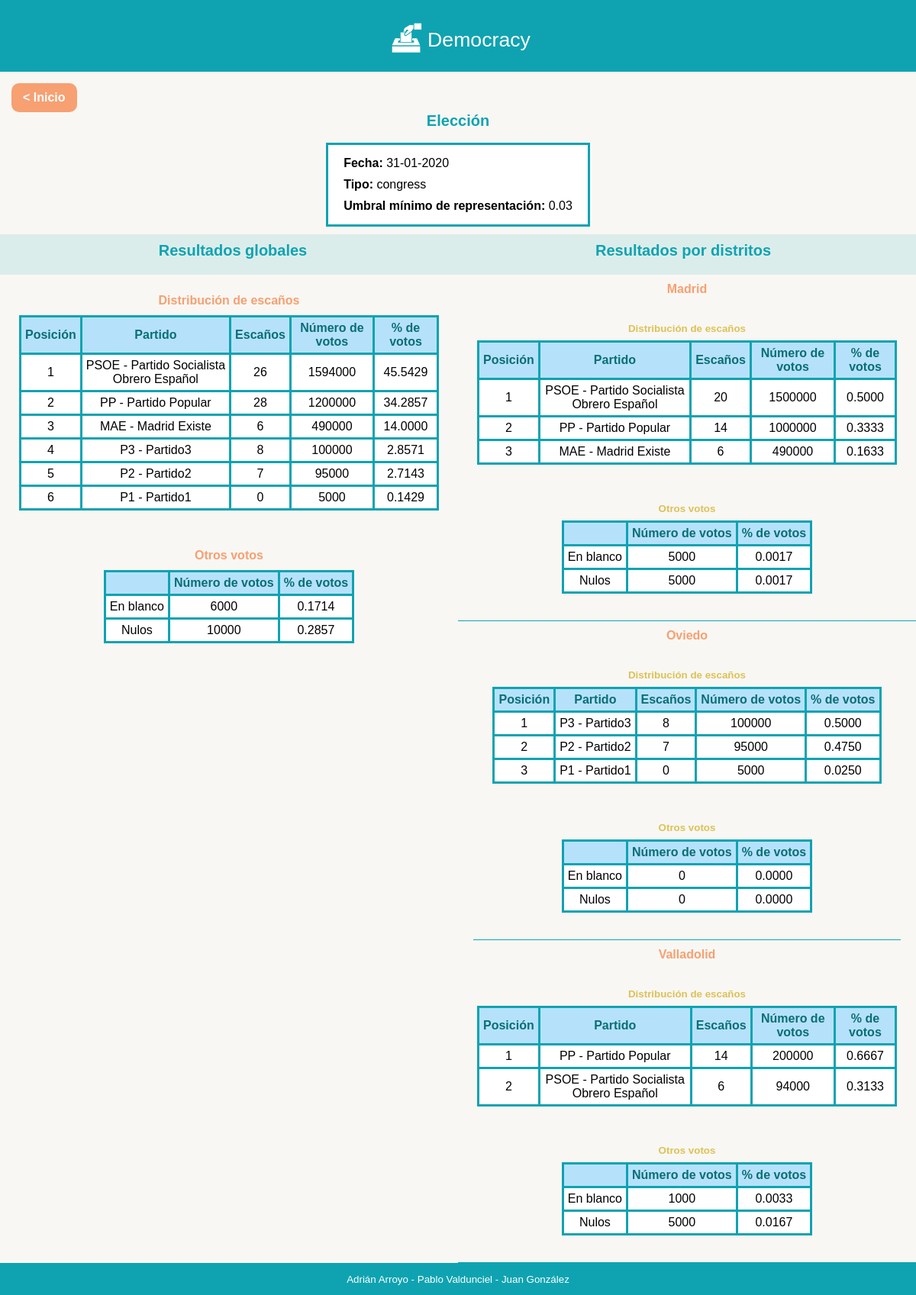
The app's page /results/40/ with its own data.
### main/models/election.py (models this page shows, shortened)
class Election(models.Model):
    date = models.DateField()
    min_votes_threshold = models.FloatField(validators=[MinValueValidator(limit_value=0.0),
                                                        MaxValueValidator(limit_value=100.0)])
    type = models.ForeignKey(ElectionType, on_delete=models.CASCADE)
    device = models.ForeignKey(Device, on_delete=models.CASCADE)
    def get_date(self):
        return self.date
    def get_min_votes_threshold(self):
        return self.min_votes_threshold
    def get_type(self):
        return self.type.get_name()

### main/models/election_type.py (models this page shows, shortened)
class ElectionType(models.Model):
    name = models.CharField(max_length=20, validators=[RegexValidator(regex=r"^([a-z]|[A-Z]){1,20}$",
                                                                      message="ElectionType's name can contain only alphabetic characters")])
    def get_name(self):
        return self.name

### main/models/candidature.py (models this page shows, shortened)
class Candidature(models.Model):
    abrv_name = models.CharField(max_length=10, validators=[RegexValidator(regex=r"^([a-z]|[A-Z]){1}(\w){0,5}$",
                                                                           message="Candidature's abvr_name format error")])
    name = models.CharField(max_length=120, validators=[RegexValidator(regex=r"^([a-z]|[A-Z]){1}(\w){0,69}$",
                                                                       message="Candidature's name format error")])
    votes = models.PositiveIntegerField()
    district = models.ForeignKey(District, on_delete=models.CASCADE)
    def get_name(self):
        return self.name
    def get_abrv_name(self):
        return self.abrv_name
    def get_votes(self):
        return self.votes

### main/models/district.py (models this page shows, shortened)
class District(models.Model):
    name = models.CharField(max_length=120, validators=[RegexValidator(regex=r"^([a-z]|[A-Z]){1,120}$",
                                                                      message="District's name format error")])
    registered_voters = models.PositiveIntegerField()
    num_representatives = models.PositiveIntegerField()
    blank_votes = models.PositiveIntegerField()
    void_votes = models.PositiveIntegerField()
    election = models.ForeignKey(Election, on_delete=models.CASCADE)
    def get_id(self):
        return self.id
    def get_name(self):
        return self.name
    def get_num_representatives(self):
        return self.num_representatives
    def get_blank_votes(self):
        return self.blank_votes
    def get_void_votes(self):
        return self.void_votes

### main/views/results.py (the view)
# urls.py: path('results/<int:election>/', ResultsView.as_view(), name="results"),
class ResultsView(TemplateView):
    template_name = "results/base_results.html"
    def get_context_data(self, *args, **kwargs):
        context = super().get_context_data(*args, **kwargs)
        election_pk = context['election']
        election_service = ElectionService()
        results = election_service.get_seat_distribution(election_pk=election_pk)
        context["results"] = results
        return context

### main/services/district_service.py (called while the page is built)
	def get_candidatures(self, district_pk):
		candidatures = Candidature.objects.filter(district = district_pk)
		return candidatures

### main/services/election_service.py (called while the page is built)
    def get_districts(self, election_pk):
        districts = District.objects.filter(election=election_pk)
        return districts

### main/templates/results/base_results.html
{% extends "base/base.html" %}
{%block content %}
<div id="results-content">
    <div class="redirect_index_container">
        <a href="/" class="base_button orange">
            < Inicio
        </a>
    </div>
    <div id="results-content-body">
        <div class="election-data-container">
            <h1>Elección</h1>
            <ul>
                <li><b>Fecha: </b>{{results.election.date|date:"d-m-Y"}}</li>
                <li><b>Tipo: </b> {{results.election.type}}</li>
                <li><b>Umbral mínimo de representación: </b>{{results.election.min_votes_threshold|floatformat:2}}</li>
            </ul>
        </div>
        <div id="headers-container">
            <h1>Resultados globales</h1>
            {% if results.districts|length  > 1 %}
            <h1>Resultados por distritos</h1>
            {% endif %}
        </div>
        <div id="results-container">
            <div id="global-results-container">
                <div class="democracy-table-container">
                    <h2>Distribución de escaños</h2>
                    <table>
                        <thead>
                            <tr>
                                <th>Posición</th>
                                <th>Partido</th>
                                <th>Escaños</th>
                                <th>Número de votos</th>
                                <th>% de votos</th>
                            </tr>
                        </thead>
                        <tbody>
                            {%for candidature in results.global.candidatures %}
                            <tr>
                                <td>{{forloop.counter}}</td>
                                <td>{{candidature.abrv_name}} - {{candidature.name}}</td>
                                <td>{{candidature.seats}}</td>
                                <td>{{candidature.votes}}</td>
                                <td>{{candidature.votes_percentage|floatformat:4}}</td>
                            </tr>
                            {% endfor %}
                        </tbody>
                    </table>
                </div>
                <div class="democracy-table-container">
                    <h2>Otros votos</h2>
                    <table>
                        <thead>
                            <tr>
                                <th></th>
                                <th>Número de votos</th>
                                <th>% de votos</th>
                            </tr>
                        </thead>
                        <tbody>
                            <tr>
                                <td>En blanco</td>
                                <td>{{results.global.special_votes.blank}}</td>
                                <td>{{results.global.special_votes.blank_percentage|floatformat:4}}</td>
                            </tr>
                            <tr>
                                <td>Nulos</td>
                                <td>{{results.global.special_votes.void}}</td>
                                <td>{{results.global.special_votes.void_percentage|floatformat:4}}</td>
                            </tr>
                        </tbody>
                    </table>
                </div>
            </div>
            {% if results.districts|length  > 1 %}
            <div id="district-results-container">
                {%for district in results.districts %}
                <div class="district-container">
                    <h2>{{district.name}}</h2>
                    <div class="democracy-table-container">
                        <h3>Distribución de escaños</h3>
                        <table>
                            <thead>
                                <tr>
                                    <th>Posición</th>
                                    <th>Partido</th>
                                    <th>Escaños</th>
                                    <th>Número de votos</th>
                                    <th>% de votos</th>
                                </tr>
                            </thead>
                            <tbody>
                                {%for candidature in district.candidatures %}
                                <tr>
                                    <td>{{forloop.counter}}</td>
                                    <td>{{candidature.abrv_name}} - {{candidature.name}}</td>
                                    <td>{{candidature.seats}}</td>
                                    <td>{{candidature.votes}}</td>
                                    <td>{{candidature.votes_percentage|floatformat:4}}</td>
                                </tr>
                                {% endfor %}
                            </tbody>
                        </table>
                    </div>
                    <div class="democracy-table-container">
                        <h3>Otros votos</h3>
                        <table>
                            <tr>
                                <th></th>
                                <th>Número de votos</th>
                                <th>% de votos</th>
                            </tr>
                            <tr>
                                <td>En blanco</td>
                                <td>{{district.special_votes.blank}}</td>
                                <td>{{district.special_votes.blank_percentage|floatformat:4}}</td>
                            </tr>
                            <tr>
                                <td>Nulos</td>
                                <td>{{district.special_votes.void}}</td>
                                <td>{{district.special_votes.void_percentage|floatformat:4}}</td>
                            </tr>
                        </table>
                    </div>
                </div>
                {% endfor %}
            </div>
            {%endif %}
        </div>
    </div>
</div>
{%endblock content %}

### main/templates/base/base.html (shortened to what this page needs)
{% load static %}
<!DOCTYPE html>
<html lang="es">
    <head>
            <link rel="stylesheet" type="text/css" href="{% static 'styles/base/base.css'%}?{% now "U" %}">
            <link rel="stylesheet" type="text/css" href="{% static 'styles/base/buttons.css'%}?{% now "U" %}">
            <link rel="stylesheet" type="text/css" href="{% static 'styles/base/labels.css'%}?{% now "U" %}b ">
            <link rel="stylesheet" type="text/css" href="{% static 'styles/base/tables.css'%}?{% now "U" %}">
            <link rel="stylesheet" type="text/css" href="{% static 'styles/base/forms.css'%}?{% now "U" %}">
            <link rel="stylesheet" type="text/css" href="{% static 'styles/base/text.css'%}?{% now "U" %}b ">
            <link rel="stylesheet" type="text/css" href="{% static 'styles/base/scrollbars.css'%}?{% now "U" %}b ">
            <link rel="stylesheet" type="text/css" href="{% static 'styles/base/dialog.css'%}?{% now "U" %}">
            <link rel="stylesheet" type="text/css" href="{% static 'styles/index/base_index.css'%}?{% now "U" %}b ">
            <link rel="stylesheet" type="text/css" href="{% static 'styles/index/election_history.css'%}?{% now "U" %}b ">
            <link rel="stylesheet" type="text/css" href="{% static 'styles/index/election_builder.css'%}?{% now "U" %}b ">
            <link rel="stylesheet" type="text/css" href="{% static 'styles/results/base_results.css'%}?{% now "U" %}b ">
            <link rel="stylesheet" type="text/css" href="{% static 'styles/configuration/base_configuration.css'%}?{% now "U" %}b ">
    </head>
    <body>
        <header >
            <img src="/main/static/photos/urna.png"/>
            <p>Democracy</p>
        </header>
        <main>
            <section id="block_content">
                {% block content %}{% endblock %}
            </section>
        </main>
        <footer>
           <p> Adrián Arroyo - Pablo Valdunciel - Juan González</p>
        </footer>
    </body>
</html>

### main/static/styles/base/base.css (style rules this page uses)
* { font-family: 'Gill Sans', 'Gill Sans MT', Calibri, 'Trebuchet MS', sans-serif; }
html { height: 100%; }
body { height: 100%; display: flex; flex-flow: column; flex-wrap: nowrap; margin: 0; overflow: hidden; }
header { display:flex; justify-content: center; align-content: center; align-items: center; background-color: #0FA3B1; min-height: 80px; padding-top: 10px; }
header img { width: 55px; height: auto; }
header p { color:white; font-size: 20pt; }
main { flex:1; display: flex; flex-flow: row; overflow: hidden; background: #F9F7F3; }
main section#block_content { flex:1; height: 100%; display: flex; flex-flow: column; justify-content: flex-start; align-content: center; overflow: hidden; }
.redirect_index_container { display: flex; align-content: center; justify-content: flex-start; padding: 15px 0 0 15px ; }
footer { display:flex; justify-content: center; align-content: center; background-color: #0FA3B1; }
footer p { color:white; font-size: 10pt; }

### main/static/styles/base/buttons.css (style rules this page uses)
.base_button { background-color: rgb(112, 184, 218); border: none; border-radius: 10px; color: white; padding: 10px 15px; text-align: center; text-decoration: none; display: inline-block; font-size: 16px; font-weight: bold; cursor: pointer; }
.base_button.orange { background-color: #F7A072; }

### main/static/styles/base/tables.css (style rules this page uses)
.democracy-table-container { display: flex; flex-flow: column; justify-content: center; align-items: center; align-content: center; margin: 0; padding: 25px; }
.democracy-table-container table { overflow: hidden; }
.democracy-table-container table, .democracy-table-container th, .democracy-table-container td { background-color: white; border-collapse: collapse; border: 3px solid #0FA3B1; }
.democracy-table-container th, .democracy-table-container td { padding: 5px; text-align: center; }
.democracy-table-container th { color: rgb(9, 110, 119) ; background-color: #B5E2FA ; }
.democracy-table-container tbody { overflow-y: auto; }
.election-data-container { display: flex; flex-flow: column; justify-content: flex-start; align-items: center; align-content: center; margin: 0 0 10px 0 ; }
.election-data-container ul { background-color: white; list-style-type: none; border: 3px solid #0FA3B1; margin: 5px 0 0 0; padding: 10px; }
.election-data-container li { margin: 0; padding: 5px 10px; }

### main/static/styles/base/text.css (style rules this page uses)
h1 { color: #0FA3B1; font-size: 15pt; font-weight: bold; margin:0px; margin-bottom: 12px; text-align: center; }
h2 { color: #F7A072 ; font-size: 12pt; font-weight: bold; margin:0px; margin-bottom: 10px; text-align: center; }
h3 { color: rgba(212, 179, 45, 0.788); font-size: 10pt; font-weight: bold; margin: 0; margin-bottom: 8px; text-align: center; }

### main/static/styles/results/base_results.css (style rules this page uses)
#results-content { flex:1; display:flex; flex-flow: column; justify-content: flex-start; align-content: center; overflow-y: auto; overflow-x: hidden; }
#results-content-body { flex:1; display:flex; flex-flow: column; justify-content: flex-start; }
#results-container { flex: 1; display: flex; flex-flow: row; }
#headers-container { display: flex; flex-flow: row; background-color: rgba(15, 163, 177, 0.127); padding: 10px; align-items: center; }
#headers-container h1 { flex: 1; margin: 0px; }
#global-results-container { flex: 1; display: flex; flex-flow: column; flex-wrap: nowrap; justify-content: flex-start; align-content: flex-start; align-items: center; margin: 0; border-top: 10px solid rgba(15, 163, 177, 0.127); }
#district-results-container { flex: 1; display: flex; flex-flow: column; flex-wrap: nowrap; justify-content: flex-start; align-content: flex-start; align-items: center; margin: 0; border-top: 10px solid rgba(15, 163, 177, 0.127); }
.district-container { flex: 1; display: flex; flex-flow: column; border-bottom: 1px solid #0FA3B1 ; padding: 10px 0; }

### records on screen
Election: election "31-01-2020", election.min_votes_threshold "0.03"
ElectionType: election.type "congress"
Candidature: abrv_name "PSOE", name "Partido Socialista Obrero Español", abrv_name "PSOE", name "Partido Socialista Obrero Español"
Candidature: abrv_name "PP", name "Partido Popular", abrv_name "PP", name "Partido Popular"
Candidature: abrv_name "MAE", name "Madrid Existe", abrv_name "MAE", name "Madrid Existe"
Candidature: abrv_name "P3", name "Partido3", abrv_name "P3", name "Partido3"
Candidature: abrv_name "P2", name "Partido2", abrv_name "P2", name "Partido2"
Candidature: abrv_name "P1", name "Partido1", abrv_name "P1", name "Partido1"
District: name "Madrid"
District: name "Oviedo"
District: name "Valladolid"
Candidature: abrv_name "PP", name "Partido Popular"
Candidature: abrv_name "PSOE", name "Partido Socialista Obrero Español"

### other values on screen
{{ candidature.seats }} "26" "28" "6" "8" "7" "0"
{{ candidature.votes }} "1594000" "1200000" "490000" "100000" "95000" "5000"
{{ candidature.votes_percentage|floatformat:4 }} "45.5429" "34.2857" "14.0000" "2.8571" "2.7143" "0.1429"
{{ results.global.special_votes.blank }} "6000"
{{ results.global.special_votes.blank_percentage|floatformat:4 }} "0.1714"
{{ results.global.special_votes.void }} "10000"
{{ results.global.special_votes.void_percentage|floatformat:4 }} "0.2857"
{{ candidature.seats }} "20" "14" "6" "8" "7" "0" "14" "6"
{{ candidature.votes }} "1500000" "1000000" "490000" "100000" "95000" "5000" "200000" "94000"
{{ candidature.votes_percentage|floatformat:4 }} "0.5000" "0.3333" "0.1633" "0.5000" "0.4750" "0.0250" "0.6667" "0.3133"
{{ district.special_votes.blank }} "5000" "0" "1000"
{{ district.special_votes.blank_percentage|floatformat:4 }} "0.0017" "0.0000" "0.0033"
{{ district.special_votes.void }} "5000" "0" "5000"
{{ district.special_votes.void_percentage|floatformat:4 }} "0.0017" "0.0000" "0.0167"
